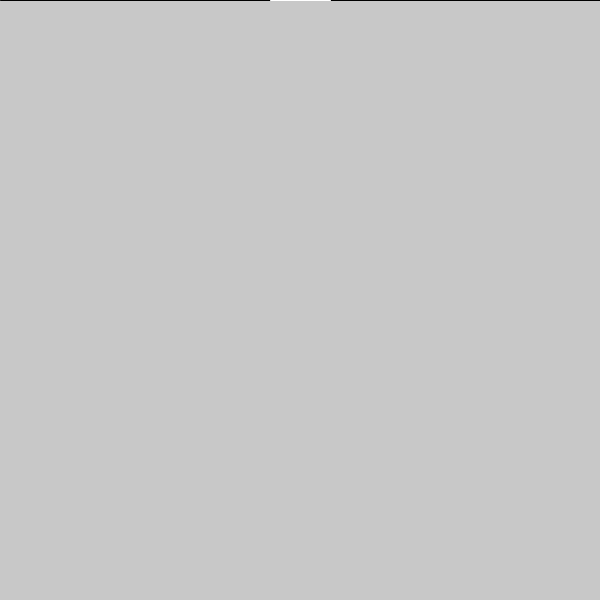
Frame 1 (no input)
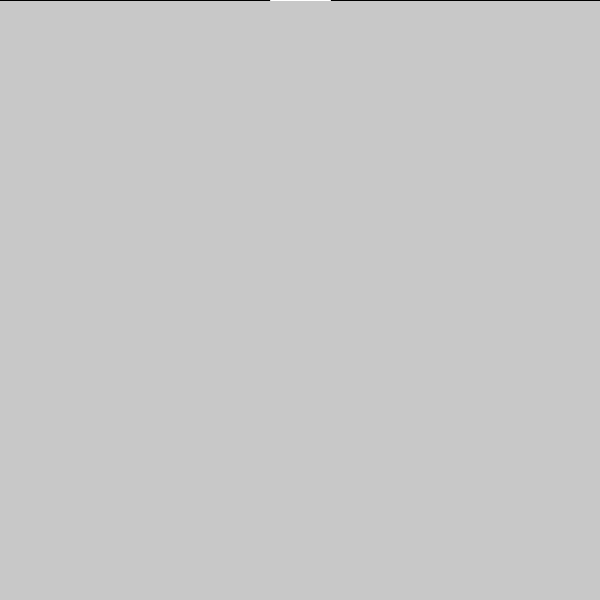
Frame 60 (the mouse pressed at the canvas centre just before this capture)
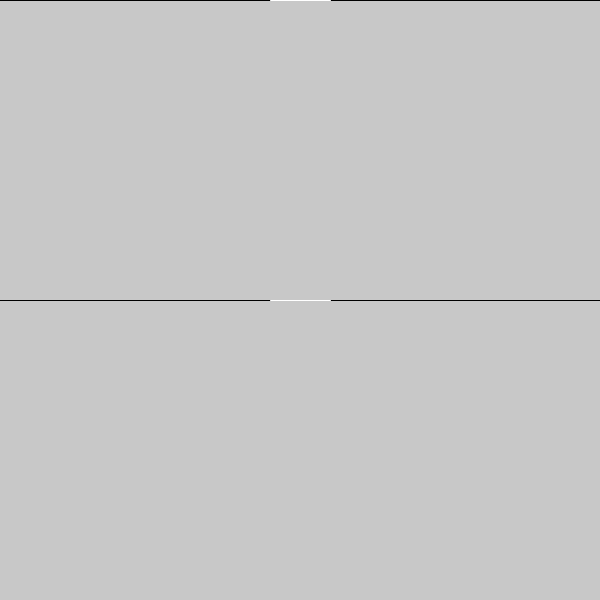
Frame 120 (the mouse held since frame 60 and released just before this capture)

The Processing sketch that drew these frames (run headless with seeded random() and noise(); from frame 60 on, the mouse is pressed at the canvas centre):

// Processing sketch: processing_72054
// ── processing_72054.pde

void setup() {
  size(600, 600);
  background(200);
  stroke(100);
  smooth();
}

void draw() {
       
   stroke(0);     
  
  line(0, mouseX, 600, mouseY);
  stroke(255);
line(270, mouseX, 330,mouseY);
}
